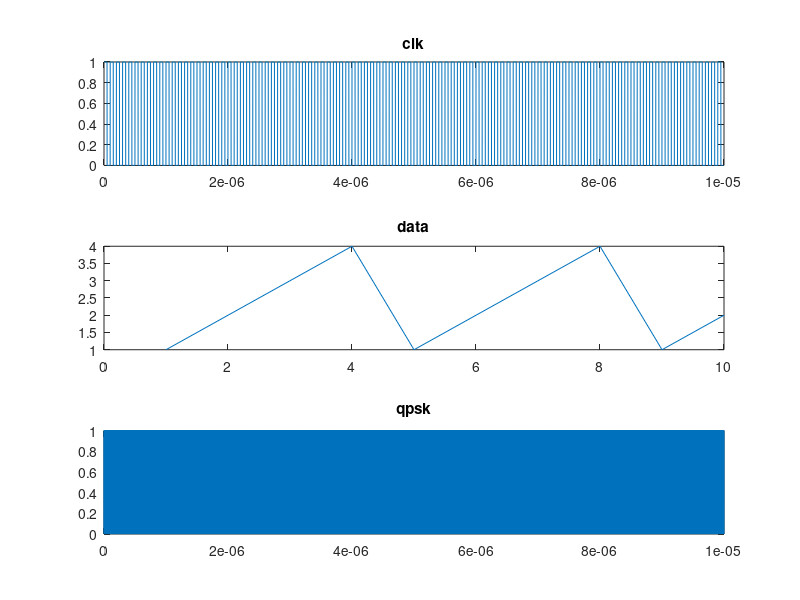
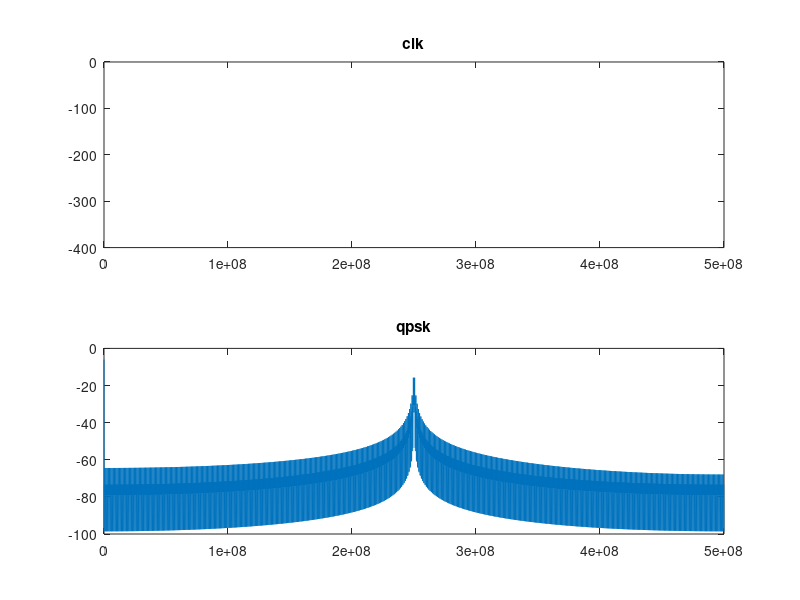

Recreate these plots in MATLAB, in order. (Note: this script raises an error after producing the figures.)
clc; ; close all;

%% SIMULATION PARAMETERS
DATA_BITS = 1;
SYMBOLS = 2^DATA_BITS;
SYMBOL_RATE = 10;
UPSAMPLING = 100;
DATA_CYCLES = 10;

clk_freq = 10e6;
clk_period = 1/clk_freq;

% for matlab use only, sampling frequency of all simulation
samp_freq = clk_freq * UPSAMPLING;
samp_period = 1/samp_freq;

symbol_period = clk_period * SYMBOL_RATE;
symbol_freq = 1/symbol_period;

N = round(DATA_CYCLES * (symbol_period/samp_period));


%% SIGNALS
% time vector
t = (0:N-1)*samp_period;

% CLK system from PLL1
clk = (square(clk_freq*2*pi*t) + 1)/2;

% data from GNURadio
data = [1, 2, 3, 4, 1, 2, 3, 4, 1, 2];
data_index = 1;

% QPSK from data
qpsk = double(zeros(1,N));

%%%% GENERATES QPSK -> 4 PSK
for i = 1: SYMBOL_RATE*UPSAMPLING :N
    switch data(data_index)
        % phase 0 grades
        case 1
            for j = 0:SYMBOL_RATE*UPSAMPLING-1
                switch mod(j,4)
                    case 0
                        qpsk(i+j) = 1;
                    case 1
                        qpsk(i+j) = 1;
                    case 2
                        qpsk(i+j) = 0;
                    case 3
                        qpsk(i+j) = 0;
                end
            end
        % phase 180 grades
        case 2
            for j = 0:SYMBOL_RATE*UPSAMPLING-1
                switch mod(j,4)
                    case 0
                        qpsk(i+j) = 0;
                    case 1
                        qpsk(i+j) = 0;
                    case 2
                        qpsk(i+j) = 1;
                    case 3
                        qpsk(i+j) = 1;
                end
            end
        % phase 90 grades
        case 3
            for j = 0:SYMBOL_RATE*UPSAMPLING-1
                switch mod(j,4)
                    case 0
                        qpsk(i+j) = 0;
                    case 1
                        qpsk(i+j) = 1;
                    case 2
                        qpsk(i+j) = 1;
                    case 3
                        qpsk(i+j) = 0;
                end
            end
        % phase -90 grades
        case 4
            for j = 0:SYMBOL_RATE*UPSAMPLING-1
                switch mod(j,4)
                    case 0
                        qpsk(i+j) = 1;
                    case 1
                        qpsk(i+j) = 0;
                    case 2
                        qpsk(i+j) = 0;
                    case 3
                        qpsk(i+j) = 1;
                end
            end
    end
    data_index = data_index + 1;
end


%% PLOT
figure(1);
subplot(311);   plot(t, clk);           title("clk");
subplot(312);   plot(data);             title("data");
subplot(313);   plot(t, qpsk);          title("qpsk");


%% FREQUENCY
res_freq = samp_freq/N;
f = (0:N-1)*res_freq;

clk_spec = abs(fft(clk))/N;
qpsk_spec = abs(fft(double(qpsk)))/N;


%% PLOT
figure(2);
subplot(211);   plot(f(1:N/2), mag2db(clk_spec(1:N/2)));    title("clk");
subplot(212);   plot(f(1:N/2), mag2db(qpsk_spec(1:N/2)));   title("qpsk");


%% FILTER
qpsk_filtered = filter(BPF_NUM, 1, qpsk); 


%% FREQUENCY
qpsk_filtered_spec = abs(fft(qpsk_filtered))/N;


%% PLOT
figure(3);
subplot(211);   plot(t, qpsk_filtered);
    title("qpsk filtered");
subplot(212);   plot(f(1:N/2), mag2db(qpsk_filtered_spec(1:N/2)));
    title("qpsk filtered - spect");
    

%% DEMODULATION
qpsk_demod = pskdemod(qpsk_filtered, 4, 0);
qpsk_demod_spec = mag2db(abs(fft(qpsk_demod))/N);


%% PLOT
scatterplot(qpsk_demod);	title("qpsk demod");



